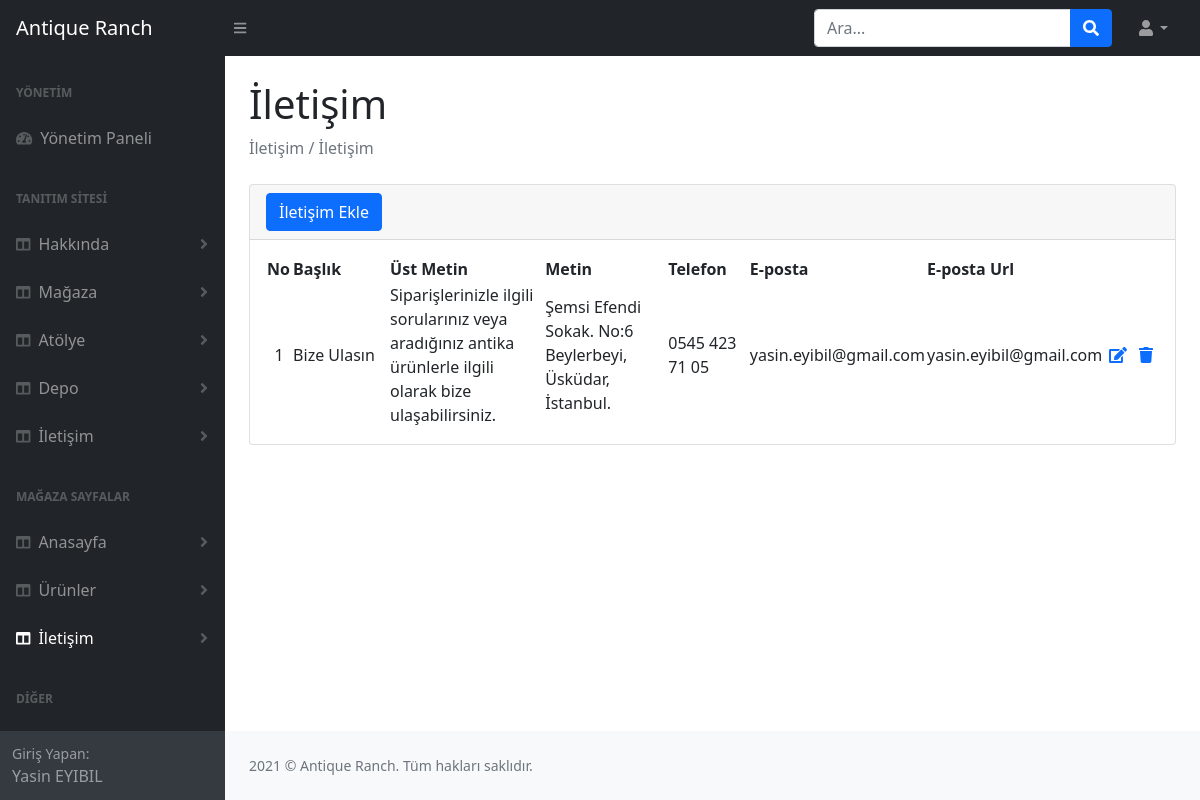
Page /magaza/admin/iletisim.php (signed in) on the committed database.
### tables this page shows
CREATE TABLE IF NOT EXISTS `kullanici` (
  `id` int(11) NOT NULL AUTO_INCREMENT,
  `ad` varchar(255) NOT NULL,
  `soyad` varchar(255) NOT NULL,
  `mail` varchar(255) NOT NULL,
  `password` varchar(255) NOT NULL,
  `yetki` int(255) NOT NULL DEFAULT '0',
  PRIMARY KEY (`id`)
);

CREATE TABLE IF NOT EXISTS `iletisim` (
  `id` int(11) NOT NULL AUTO_INCREMENT,
  `baslik` varchar(255) NOT NULL,
  `ust_txt` varchar(255) NOT NULL,
  `txt` varchar(255) NOT NULL,
  `tel` varchar(255) NOT NULL,
  `email` varchar(255) NOT NULL,
  `email_url` varchar(255) NOT NULL,
  PRIMARY KEY (`id`)
);

### magaza/lib/setting.php (called while the page is built, shortened)
<?php
try{
    $DBConnection= new PDO("mysql:host=localhost;dbname=magaza;charset=utf8",'root', '');
}
catch(PDOException $e){
    echo $e->getMessage();
}
if(isset($_SESSION['Kullanici'])){
    $kullanicibilgiler = $DBConnection->prepare("SELECT * FROM kullanici WHERE mail = ? LIMIT 1");
    $kullanicibilgiler->execute([$_SESSION['Kullanici']]);
    $kullanicibilgilerSayisi = $kullanicibilgiler->rowCount();
    $kullanicibilgi = $kullanicibilgiler->fetch(PDO::FETCH_ASSOC);
    if($kullanicibilgilerSayisi > 0){
        $kullaniciadi= $kullanicibilgi['ad'];
        $kullanicisoyad= $kullanicibilgi['soyad'];
    }
}
?>

### magaza/admin/iletisim.php (the view)
<?php
    $sayfa="İletişim";
    include "inc/ahead.php";
?>
                <main>
                    <div class="container-fluid px-4">
                        <h1 class="mt-4"><?=$sayfa?></h1>
                        <ol class="breadcrumb mb-4">
                            <li class="breadcrumb-item active">İletişim / <?=$sayfa?></li>
                        </ol>
                        <div class="card mb-4">
                            <div class="card-header">
                                <a href="iletisimekle.php" class="btn btn-primary">İletişim Ekle</a>
                            </div>
                            <div class="card-body">
                                <table  id="datatablesSimple" enctype="multipart/form-data">
                                    <thead>
                                        <tr>
                                            <th>No</th>
                                            <th>Başlık</th>
                                            <th>Üst Metin</th>
                                            <th>Metin</th>
                                            <th>Telefon</th>
                                            <th>E-posta</th>
                                            <th>E-posta Url</th>
                                            <th colspan="3"></th>
                                        </tr>
                                    </thead>
                                    <tbody>
                                        <?php
                                            $sorgu=$db->prepare("select * from iletisim");
                                            $sorgu->execute();
                                            while ($sonuc=$sorgu->fetch())
                                                {
                                            ?>
                                            <tr>
                                                <td width="30" class="text-center"><?= $sonuc["id"]?></td>
                                                <td width="250"><?= $sonuc["baslik"]?></td>
                                                <td width="300"><?= $sonuc["ust_txt"]?></td>
                                                <td width="250"><?= $sonuc["txt"]?></td>
                                                <td width="150"><?= $sonuc["tel"]?></td>
                                                <td width="150"><?= $sonuc["email"]?></td>
                                                <td width="150"><?= $sonuc["email_url"]?></td>
                                                <td width="60" class="text-center"><a href="iletisimguncelle.php?id=<?= $sonuc["id"]?>">
                                                    <span class="fa fa-edit"></span>
                                                </a></td>
                                                <td width="60" class="text-center">
                                                    <a href="sil.php?id=<?= $sonuc["id"] ?>&tablo=iletisim">
                                                        <span class="fa fa-trash"></span>
                                                    </a>
                                                </td>
                                            </tr>
                                        <?php } ?>
                                    </tbody>
                                </table>
                            </div>
                        </div>
                    </div>
                </main>
<?php
    include "inc/footer.php";
?>

### magaza/admin/inc/ahead.php (shortened to what this page needs)
<!DOCTYPE html>
<html lang="tr">
    <head>
        <link href="https://cdn.jsdelivr.net/npm/simple-datatables@latest/dist/style.css" rel="stylesheet" />
        <link href="css/styles.css" rel="stylesheet" />
    </head>
    <body class="sb-nav-fixed">
        <nav class="sb-topnav navbar navbar-expand navbar-dark bg-dark">
            <a class="navbar-brand ps-3" href="index.php">Antique Ranch</a>
            <button class="btn btn-link btn-sm order-1 order-lg-0 me-4 me-lg-0" id="sidebarToggle" href="#!"><i class="fas fa-bars"></i></button>
            <form class="d-none d-md-inline-block form-inline ms-auto me-0 me-md-3 my-2 my-md-0">
                <div class="input-group">
                    <input class="form-control" type="text" placeholder="Ara..." aria-label="Ara..." aria-describedby="btnNavbarSearch" />
                    <button class="btn btn-primary" id="btnNavbarSearch" type="button"><i class="fas fa-search"></i></button>
                </div>
            </form>
            <ul class="navbar-nav ms-auto ms-md-0 me-3 me-lg-4">
                <li class="nav-item dropdown">
                    <a class="nav-link dropdown-toggle" id="navbarDropdown" href="#" role="button" data-bs-toggle="dropdown" aria-expanded="false"><i class="fas fa-user fa-fw"></i></a>
                </li>
            </ul>
        </nav>
        <div id="layoutSidenav">
            <div id="layoutSidenav_nav">
                <nav class="sb-sidenav accordion sb-sidenav-dark" id="sidenavAccordion">
                    <div class="sb-sidenav-menu">
                        <div class="nav">
                            <div class="sb-sidenav-menu-heading">Yönetim</div>
                            <a class="nav-link" href="index.php">
                                <div class="sb-nav-link-icon"><i class="fas fa-tachometer-alt"></i></div>
                                Yönetim Paneli
                            </a>
                            <div class="sb-sidenav-menu-heading">Tanıtım sitesi</div>
                            <a class="nav-link collapsed <?= $sayfa=="Hakkında Metin"?"active":"" ?> " href="#" data-bs-toggle="collapse" data-bs-target="#hakkinda" aria-expanded="false" aria-controls="urun">
                                <div class="sb-nav-link-icon"><i class="fas fa-columns"></i></div>
                                Hakkında
                                <div class="sb-sidenav-collapse-arrow"><i class="fas fa-angle-down"></i></div>
                            </a>
                            <a class="nav-link collapsed <?= $sayfa=="Mağaza Metin"?"active":"" ?> <?= $sayfa=="Mağaza Resim"?"active":"" ?>" href="#" data-bs-toggle="collapse" data-bs-target="#magaza" aria-expanded="false" aria-controls="urun">
                                <div class="sb-nav-link-icon"><i class="fas fa-columns"></i></div>
                                Mağaza
                                <div class="sb-sidenav-collapse-arrow"><i class="fas fa-angle-down"></i></div>
                            </a>
                            <a class="nav-link collapsed <?= $sayfa=="Atölye"?"active":""?><?= $sayfa=="Atölye Resim"?"active":"" ?>" href="#" data-bs-toggle="collapse" data-bs-target="#atolye" aria-expanded="false" aria-controls="urun">
                                <div class="sb-nav-link-icon"><i class="fas fa-columns"></i></div>
                                Atölye
                                <div class="sb-sidenav-collapse-arrow"><i class="fas fa-angle-down"></i></div>
                            </a>
                            <a class="nav-link collapsed <?= $sayfa=="Depo"?"active":"" ?> <?= $sayfa=="Depo Resim"?"active":"" ?>" href="#" data-bs-toggle="collapse" data-bs-target="#depo" aria-expanded="false" aria-controls="urun">
                                <div class="sb-nav-link-icon"><i class="fas fa-columns"></i></div>
                                Depo
                                <div class="sb-sidenav-collapse-arrow"><i class="fas fa-angle-down"></i></div>
                            </a>
                            <a class="nav-link collapsed <?= $sayfa=="Tiletişim"?"active":"" ?>" href="#" data-bs-toggle="collapse" data-bs-target="#tiletisim" aria-expanded="false" aria-controls="urun">
                                <div class="sb-nav-link-icon"><i class="fas fa-columns"></i></div>
                                İletişim
                                <div class="sb-sidenav-collapse-arrow"><i class="fas fa-angle-down"></i></div>
                            </a>
                            <div class="sb-sidenav-menu-heading">Mağaza Sayfalar</div>
                            <a class="nav-link collapsed <?= $sayfa=="Anasayfa"?"active":"" ?>" href="#" data-bs-toggle="collapse" data-bs-target="#collapseLayouts" aria-expanded="false" aria-controls="collapseLayouts">
                                <div class="sb-nav-link-icon"><i class="fas fa-columns"></i></div>
                                Anasayfa
                                <div class="sb-sidenav-collapse-arrow"><i class="fas fa-angle-down"></i></div>
                            </a>
                            <a class="nav-link collapsed <?= $sayfa=="Mutfak"?"active":""?> <?= $sayfa=="Obje"?"active":""?> <?=$sayfa=="Keten"?"active":""?> <?=$sayfa=="İpek"?"active":""?> " href="#" data-bs-toggle="collapse" data-bs-target="#urun" aria-expanded="false" aria-controls="urun">
                            <div class="sb-nav-link-icon"><i class="fas fa-columns"></i></div>
                                Ürünler
                                <div class="sb-sidenav-collapse-arrow"><i class="fas fa-angle-down"></i></div>
                            </a>
                            <a class="nav-link collapsed <?= $sayfa=="İletişim"?"active":"" ?>" href="#" data-bs-toggle="collapse" data-bs-target="#iletisim" aria-expanded="false" aria-controls="urun">
                                <div class="sb-nav-link-icon"><i class="fas fa-columns"></i></div>
                                İletişim
                                <div class="sb-sidenav-collapse-arrow"><i class="fas fa-angle-down"></i></div>
                            </a>
                            <div class="sb-sidenav-menu-heading">Diğer</div>
                            <a class="nav-link collapsed <?= $sayfa=="Kullanıcılar"?"active":"" ?>" href="#" data-bs-toggle="collapse" data-bs-target="#kullanici" aria-expanded="false" aria-controls="urun">
                            </a>
                        </div>
                    </div>
                    <div class="sb-sidenav-footer">
                        <div class="small">Giriş Yapan:</div>
                    <?php
                    include '../lib/setting.php';
                        if(isset($_SESSION['Kullanici'])){
                            echo $kullaniciadi ." ". $kullanicisoyad;
                        }
                    ?>
                    </div>
                </nav>
            </div>
            <div id="layoutSidenav_content">

### rows in the picture
kullanici: ad "Yasin", soyad "EYIBIL"
iletisim: id "1", baslik "Bize Ulasın", ust_txt "Siparişlerinizle ilgili sorularınız veya aradığınız antika ürünlerle ilgili olarak bize ulaşabilirsiniz.", txt "Şemsi Efendi Sokak. No:6 Beylerbeyi, Üsküdar, İstanbul.", tel "0545 423 71 05", email "yasin.eyibil@gmail.com", email_url "yasin.eyibil@gmail.com"

### other values in the picture
$sayfa "İletişim"
